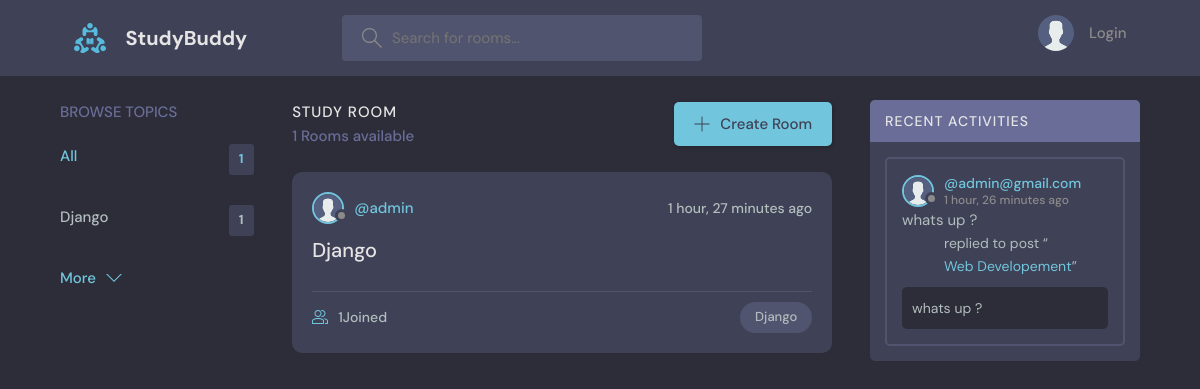
Before: / with the older database file.
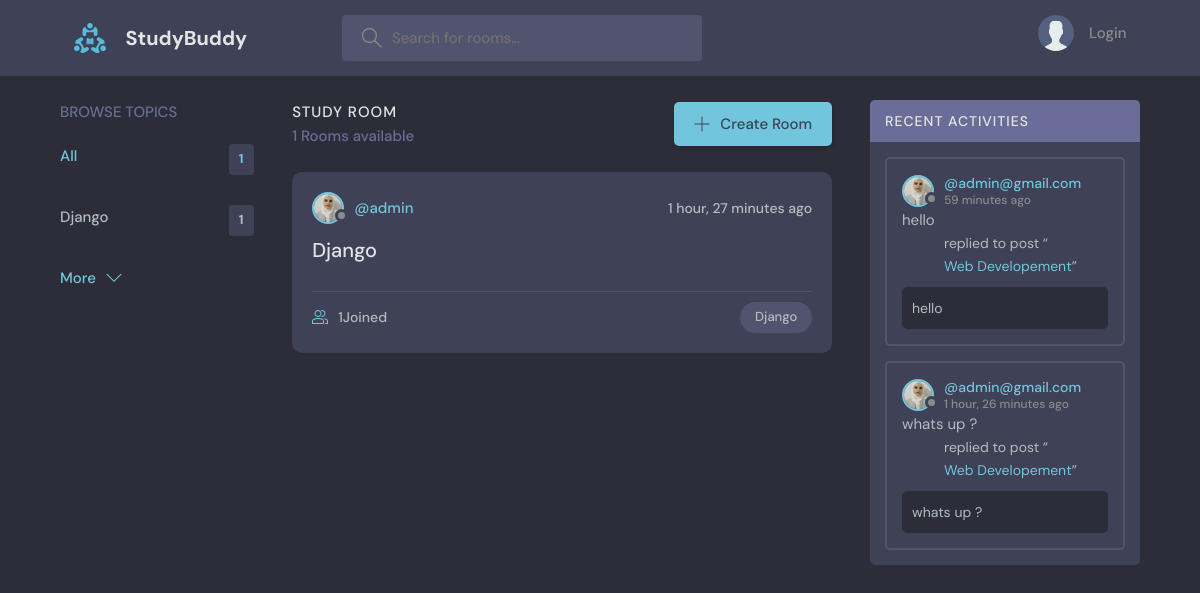
After: the same page with the newer database file.
### base/models.py (models this page shows, shortened)
class Topic(models.Model):
    name = models.CharField(max_length=200)

class Room(models.Model):
    host = models.ForeignKey(User, on_delete=models.SET_NULL, null=True)
    topic = models.ForeignKey(Topic, on_delete=models.SET_NULL, null=True)
    name = models.CharField(max_length=200)
    description = models.TextField(null=True, blank=True)
    participations = models.ManyToManyField(
        User, related_name='participations', blank=True)
    updated = models.DateTimeField(auto_now=True)
    created = models.DateTimeField(auto_now_add=True)
    class Meta:
        ordering = ['-updated', '-created']
    def __str__(self):
        return self.name

class User(AbstractUser):
    name = models.CharField(max_length=200, null=True)
    email = models.EmailField(unique=True, null=True)
    bio = models.TextField(null=True)
    avatar = models.ImageField(null=True, default="avatar.svg")
    USERNAME_FIELD = 'email'
    REQUIRED_FIELDS = []

class Message(models.Model):
    user = models.ForeignKey(User, on_delete=models.CASCADE)
    room = models.ForeignKey(Room, on_delete=models.CASCADE)
    body = models.TextField()
    updated = models.DateTimeField(auto_now=True)
    created = models.DateTimeField(auto_now_add=True)
    class Meta:
        ordering = ['-updated', '-created']

### base/views.py (the view)
# urls.py: path('', views.home, name='home'),
def home(request):
    q = request.GET.get('q') if request.GET.get('q') != None else ''
    rooms = Room.objects.filter(
        Q(topic__name__icontains=q) |
        Q(name__icontains=q) |
        Q(description__icontains=q)
    )
    topics = Topic.objects.all()[0:5]
    room_count = rooms.count()
    room_messages = Message.objects.filter(
        Q(room__topic__name__icontains=q)
    )
    context = {
        'rooms': rooms,
        'topics': topics,
        'room_count': room_count,
        'room_messages': room_messages,
    }
    return render(request, 'base/home.html', context)

### base/templates/base/home.html (shortened to what this page needs)
{% extends 'main.html' %} {% block content %}
<main class="layout layout--3">
  <div class="container">
    {% include 'base/topics_component.html'%}
    <div class="roomList">
      <div class="roomList__header">
        <div>
          <h2>Study Room</h2>
          <p>{{room_count}} Rooms available</p>
        </div>
        <a class="btn btn--main" href="{% url 'create-room' %}">
          <svg version="1.1" xmlns="http://www.w3.org/2000/svg" width="32" height="32" viewBox="0 0 32 32">
            <title>add</title>
            <path
              d="M16.943 0.943h-1.885v14.115h-14.115v1.885h14.115v14.115h1.885v-14.115h14.115v-1.885h-14.115v-14.115z">
            </path>
          </svg>
          Create Room
        </a>
      </div>
      {% include "base/feed_component.html" %}
    </div>
    {% include "base/activitiy_component.html" %}
  </div>
</main>
{% endblock content %}

### base/templates/base/topics_component.html
<div class="topics">
  <div class="topics__header">
    <h2>Browse Topics</h2>
  </div>
  <ul class="topics__list">
    <li>
      <a href="{% url 'home' %}" class="active">All <span>{{topics.count}}</span></a>
    </li>
    {% for topic in topics %}
    <li>
      <a href="{% url 'home' %}?q={{topic.name}}">{{topic.name}} <span>{{topic.room_set.all.count}}</span></a>
    </li>
    {% endfor %}
  </ul>
  <a class="btn btn--link" href="{% url 'topics' %}">
    More
    <svg version="1.1" xmlns="http://www.w3.org/2000/svg" width="32" height="32" viewBox="0 0 32 32">
      <title>chevron-down</title>
      <path d="M16 21l-13-13h-3l16 16 16-16h-3l-13 13z"></path>
    </svg>
  </a>
</div>

### base/templates/base/feed_component.html (shortened to what this page needs)
{% for room in rooms %}
<div class="roomListRoom">
  <div class="roomListRoom__header">
    <a href="" class="roomListRoom__author">
      <div class="avatar avatar--small">
        <img src="{{room.host.avatar.url}}" />
      </div>
      <span>@{{room.host.username}}</span>
    </a>
    <div class="roomListRoom__actions">
      <span>{{room.created|timesince}} ago</span>
    </div>
  </div>
  <div class="roomListRoom__content">
    <a href="{% url 'room' room.id %}">{{room.topic.name}}</a>
  </div>
  <div class="roomListRoom__meta">
    <a href="{% url 'room' room.id %}" class="roomListRoom__joined">
      {{room.participations.all.count}}Joined
    </a>
    <p class="roomListRoom__topic">{{room.topic.name}}</p>
  </div>
</div>
{% endfor %}

### base/templates/base/activitiy_component.html (shortened to what this page needs)
<div class="activities">
  <div class="activities__header">
    <h2>Recent Activities</h2>
  </div>
  {% for message in room_messages %}
  <div class="activities__box">
    <div class="activities__boxHeader roomListRoom__header">
      <a href="{% url 'user-profile' message.user.id %}" class="roomListRoom__author">
        <div class="avatar avatar--small">
          <img src="{{message.user.avatar.url}}" />
        </div>
        <p>
          @{{message.user}}
          <span>{{message.created|timesince}} ago</span>
        </p>
      </a>
    </div>
    <div class="activities__content">{{message.body}}</div>
    <div class="activities__boxContent">
      <p>
        replied to post “<a href="{% url 'room' message.room.id %}">{{message.room}}</a>”
      </p>
      <div class="activities__boxRoomContent">{{message.body}}</div>
    </div>
  </div>
  {% endfor %}
</div>

Changed rows visible on the page:
changed through a linked row, Room "Django": host.avatar: picture added in place of a placeholder
added Message: user.avatar (picture), user "admin@gmail.com", created "59 minutes", body "hello", room "Web Developement"
changed through a linked row, Message "whats up ?": user.avatar: picture added in place of a placeholder
